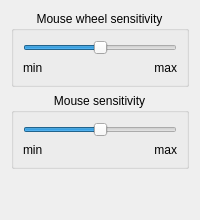
     <widget class="QWidget" name="Mouse">
      <layout class="QVBoxLayout" name="_2">
       <item>
        <widget class="QGroupBox" name="groupBox1_2">
         <property name="toolTip">
          <string>Change sensitivity of mouse wheel. Higher sensitivity means more movement with less moving the wheel.</string>
         </property>
         <property name="title">
          <string>Mouse wheel sensitivity</string>
         </property>
         <property name="alignment">
          <set>Qt::AlignHCenter</set>
         </property>
         <layout class="QGridLayout" name="gridLayout_6">
          <item row="0" column="0" colspan="2">
           <widget class="QSlider" name="wheel_slider_">
            <property name="maximum">
             <number>10</number>
            </property>
            <property name="value">
             <number>5</number>
            </property>
            <property name="orientation">
             <enum>Qt::Horizontal</enum>
            </property>
           </widget>
          </item>
          <item row="1" column="0">
           <widget class="QLabel" name="TextLabel1_3">
            <property name="text">
             <string>min</string>
            </property>
           </widget>
          </item>
          <item row="1" column="1">
           <widget class="QLabel" name="TextLabel1_2_2">
            <property name="text">
             <string>max</string>
            </property>
            <property name="alignment">
             <set>Qt::AlignRight|Qt::AlignTrailing|Qt::AlignVCenter</set>
            </property>
           </widget>
          </item>
         </layout>
        </widget>
       </item>
       <item>
        <widget class="QGroupBox" name="groupBox1">
         <property name="toolTip">
          <string>Change the mouse sensitivity. Greater sensitivity means greater mouse movement on the screen with less movement of the mouse.</string>
         </property>
         <property name="title">
          <string>Mouse sensitivity</string>
         </property>
         <property name="alignment">
          <set>Qt::AlignHCenter</set>
         </property>
         <layout class="QGridLayout" name="_3">
          <item row="0" column="0" colspan="2">
           <widget class="QSlider" name="slider_">
            <property name="maximum">
             <number>10</number>
            </property>
            <property name="value">
             <number>5</number>
            </property>
            <property name="orientation">
             <enum>Qt::Horizontal</enum>
            </property>
           </widget>
          </item>
          <item row="1" column="1">
           <widget class="QLabel" name="TextLabel1_2">
            <property name="text">
             <string>max</string>
            </property>
            <property name="alignment">
             <set>Qt::AlignRight|Qt::AlignTrailing|Qt::AlignVCenter</set>
            </property>
           </widget>
          </item>
          <item row="1" column="0">
           <widget class="QLabel" name="TextLabel1">
            <property name="text">
             <string>min</string>
            </property>
           </widget>
          </item>
         </layout>
        </widget>
       </item>
       <item>
        <spacer>
         <property name="orientation">
          <enum>Qt::Vertical</enum>
         </property>
         <property name="sizeHint" stdset="0">
          <size>
           <width>20</width>
           <height>40</height>
          </size>
         </property>
        </spacer>
       </item>
      </layout>
     </widget>
